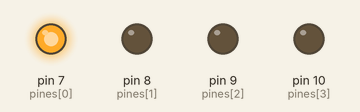
This sketch was run on a simulated Arduino Uno, built with avr-gcc and run on an emulated ATmega328P. On the bench: output pins drawn as LEDs (lit = HIGH).

Above: at 0.05 s.
At 10.1 s:
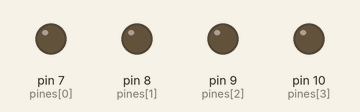
At 17.9 s:
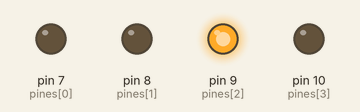
At 23.3 s:
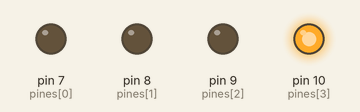
At 36.5 s:
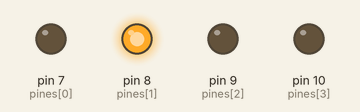
Timing chart, 0 to 40.0 s (numbered marks = the images above):
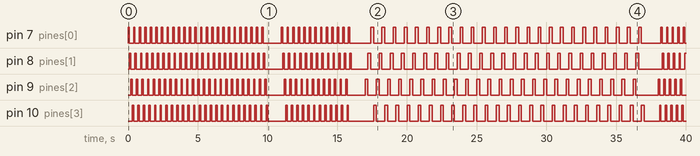

Measured:
- by itself, pin 7 (pines[0]): LOW → HIGH at 0.00 s, → LOW 0.10 s later, → HIGH 0.30 s later, → LOW 0.10 s later, … (136 changes in this stretch)
- by itself, pin 8 (pines[1]): LOW → HIGH at 0.10 s, → LOW 0.10 s later, → HIGH 0.30 s later, → LOW 0.10 s later, … (135 changes in this stretch)
- by itself, pin 9 (pines[2]): LOW → HIGH at 0.20 s, → LOW 0.10 s later, → HIGH 0.30 s later, → LOW 0.10 s later, … (134 changes in this stretch)
- by itself, pin 10 (pines[3]): LOW → HIGH at 0.30 s, → LOW 0.10 s later, → HIGH 0.30 s later, → LOW 0.10 s later, … (134 changes in this stretch)

The sketch:

unipolar_funciones.ino
```cpp
const int pines[] = {7, 8, 9, 10};
const int numpines = 4;

const int inPin = 5;

int n = 0;

void setup() {

  for (int i = 0; i < numpines; i++) {
    pinMode(pines[i], OUTPUT);
    digitalWrite(pines[i], LOW);
  }
  pinMode(inPin, INPUT);

}

void loop() {
  mover(100, 100);
  delay(1000);
  mover(50, 100);
  delay(1000);
  mover(-100, 200);
  delay(1000);
}

void mover(int numPasos, int delayPasos){
  if(numPasos >= 0){
    avanzar(numPasos, delayPasos);
  }else{
    retroceder(abs(numPasos), delayPasos);
  }
}

void avanzar(int numPasos, int delayPasos) {
  for (int i = 0; i < numPasos; i++) {
    digitalWrite(pines[n], HIGH);
    delay(delayPasos);
    digitalWrite(pines[n], LOW);
    n++;
    if (n == numpines) {
      n = 0;
    }
  }
}

void retroceder(int numPasos, int delayPasos) {
  for (int i = 0; i < numPasos; i++) {
    digitalWrite(pines[n], HIGH);
    delay(delayPasos);
    digitalWrite(pines[n], LOW);
    n--;
    if (n < 0) {
      n = numpines - 1;
    }
  }
}
```
